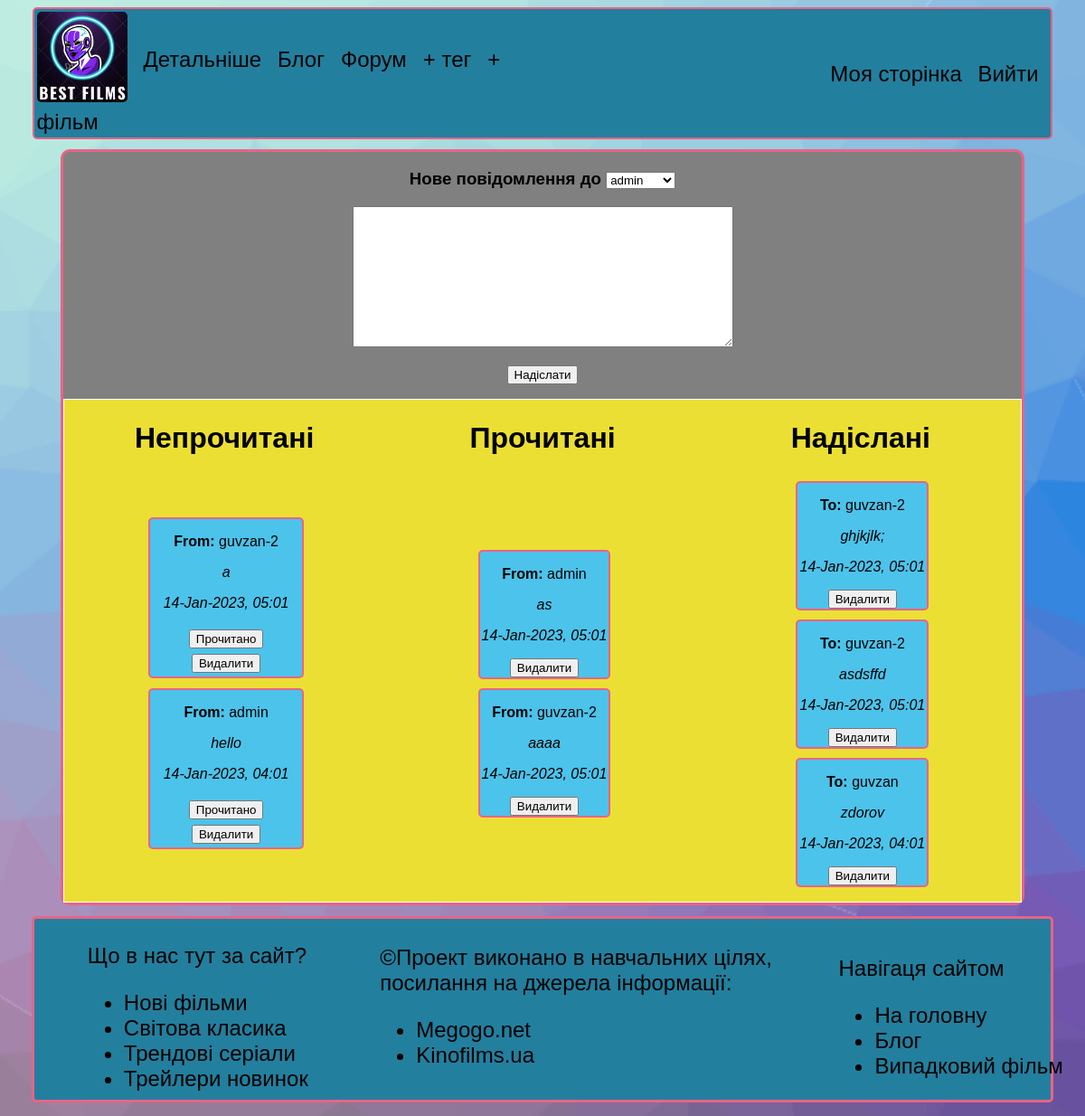
Page /users/account/messages/1/1/ (signed in) on the committed database.
### users/models.py (models this page shows, shortened)
class Message(models.Model):
    text = models.TextField()
    author = models.ForeignKey(CustomUser, verbose_name='Автор', related_name='author', on_delete=models.CASCADE, default=CustomUser.objects.get(id=1).id)
    receiver = models.ForeignKey(CustomUser, verbose_name='Отримувач', related_name='receiver', on_delete=models.CASCADE, default=CustomUser.objects.get(id=1).id)
    time = models.DateTimeField(auto_now_add=True, verbose_name='Час надсилання')

class CustomUser(AbstractUser):
    status = models.CharField(max_length=100, default='---', verbose_name='Статус')
    dob = models.DateField(blank=True, null=True, default='1999-12-31', verbose_name='Дата народження')
    about = models.TextField(blank=True, null=True, default='---', verbose_name='Про себе')
    image = models.ImageField(upload_to='images/avatars', blank=True, null=True, verbose_name='Аватар')
    post_list = models.JSONField(blank=True, null=True, default=default_post_list, verbose_name='Список постів')

### users/views.py (the view, shortened to what this page needs)
# urls.py: path('account/messages/<int:user_id>/<int:default_id>/', views.show_messages, name='show_messages'),
@login_required
def show_messages(request, user_id, default_id):
    accuser = get_object_or_404(CustomUser, id=user_id)
    inbox = get_object_or_404(Inbox, customuser=user_id)
    unseen_messages = []
    seen_messages = []
    sent_messages = []
    for id in inbox.messages['unseen']:
        exact_message = Message.objects.filter(id=id)
        if exact_message:
            unseen_messages.insert(0, exact_message)
    for id in inbox.messages['seen']:
        exact_message = Message.objects.filter(id=id)
        if exact_message:
            seen_messages.insert(0, exact_message)
    for id in inbox.messages['send']:
        exact_message = Message.objects.filter(id=id)
        if exact_message:
            sent_messages.insert(0, exact_message)
    if request.method == 'GET':
        form = MessageForm(user_id=user_id, receiver_id=default_id)
    context = {
        'accuser': accuser,
        'inbox': inbox,
        'unseen_messages': unseen_messages,
        'seen_messages': seen_messages,
        'sent_messages': sent_messages,
        'form': form
    }
    return render(request, 'users/messages.html', context)

### users/forms.py
class MessageForm(forms.ModelForm):
    def __init__(self, *args, **kwargs):
        user_id = kwargs.pop('user_id')
        receiver_id = kwargs.pop('receiver_id')
        super().__init__(*args, **kwargs)
        self.fields['author'].initial = CustomUser.objects.get(id=user_id)
        self.fields['receiver'].initial = CustomUser.objects.get(id=receiver_id)
    class Meta:
        model = Message
        fields = ["text", "author", "receiver"]
        widgets = {
            'author': forms.TextInput(attrs={'type': 'hidden'}),
            'text': forms.Textarea(attrs={'cols': 50, 'rows': 10}),
        }

### users/templates/users/messages.html (shortened to what this page needs)
{% extends 'films/base.html' %}
{% block content %}
    <div class="account-content">
        <div class="new-message">
            <form method="post">
                <h3>Нове повідомлення до {{ form.receiver }}</h3>
                <p>{{ form.text }}</p>
                <p><button id="send-message" name="submit">Надіслати</button></p>
            </form>
        </div>
        <table class="message-table">
            <tr align="center">
                <th class="table-header-3"><h1>Непрочитані</h1></th>
                <th class="table-header-3"><h1>Прочитані</h1></th>
                <th class="table-header-3"><h1>Надіслані</h1></th>
            </tr>
            <tr>
                <td>
                    <div class="some-messages">
                        <table class="just-to-see-borders">
                            <tr>
                                <td>
                                    <table>
                                        {% for query in unseen_messages %}
                                            {% for message in query %}
                                                <tr>
                                                    <div class="message-on-acc">
                                                        <p><b>From:</b> <a href="{% url 'users:account' message.author.id %}">{{ message.author.username }}</a></p>
                                                        <p><i>{{ message.text }}</i></p>
                                                        <p><i>{{ message.time|date:'d-M-Y, h:m' }}</i></p>
                                                        <form action="{% url 'users:mark_as_read' user.id message.id %}">
                                                            <button class="message-button">Прочитано</button>
                                                            <button class="message-button" formaction="{% url 'users:delete_message' user.id message.id %}">Видалити</button>
                                                        </form>
                                                    </div>
                                                </tr>
                                            {% endfor %}
                                        {% empty %}
                                            <tr>
                                                <div class="message-on-acc">
                                                    <p>Нічого ще немає</p>
                                                </div>
                                            </tr>
                                        {% endfor %}
                                    </table>
                                </td>
                            </tr>
                        </table>
                    </div>
                </td>
                <td>
                    <div class="some-message">
                        <table class="just-to-see-borders">
                            <tr>
                                <td>
                                    <table>
                                        {% for query in seen_messages %}
                                            {% for message in query %}
                                                <tr>
                                                    <div class="message-on-acc">
                                                        <p><b>From:</b> <a href="{% url 'users:account' message.author.id %}">{{ message.author.username }}</a></p>
                                                        <p><i>{{ message.text }}</i></p>
                                                        <p><i>{{ message.time|date:'d-M-Y, h:m' }}</i></p>
                                                        <form action="{% url 'users:delete_message' user.id message.id %}">
                                                            <button name="submit">Видалити</button>
                                                        </form>
                                                    </div>
                                                </tr>
                                            {% endfor %}
                                        {% empty %}
                                            <tr>
                                                <div class="message-on-acc">
                                                    <p>Нічого ще немає</p>
                                                </div>
                                            </tr>
                                        {% endfor %}
                                    </table>
                                </td>
                            </tr>
                        </table>
                    </div>
                </td>
                <td>
                    <div class="some-message">
                        <table class="just-to-see-borders">
                            <tr>
                                <td>
                                    <table>
                                        {% for query in sent_messages %}
                                            {% for message in query %}
                                                <tr>
                                                    <div class="message-on-acc">
                                                        <p><b>To:</b> <a href="{% url 'users:account' message.receiver.id %}">{{ message.receiver.username }}</a></p>
                                                        <p><i>{{ message.text }}</i></p>
                                                        <p><i>{{ message.time|date:'d-M-Y, h:m' }}</i></p>
                                                        <form action="{% url 'users:delete_message' user.id message.id %}">
                                                            <button name="submit">Видалити</button>
                                                        </form>
                                                    </div>
                                                </tr>
                                            {% endfor %}
                                        {% empty %}
                                            <tr>
                                                <div class="message-on-acc">
                                                    <p>Нічого ще немає</p>
                                                </div>
                                            </tr>
                                        {% endfor %}
                                    </table>
                                </td>
                            </tr>
                        </table>
                    </div>
                </td>
            </tr>
        </table>
    </div>
{% endblock content %}

### films/static/films/css/style.css (style rules this page uses)
html { overflow-x: hidden; }
a { color:black; text-decoration: none; }
.account-content { margin-left: 5%; margin-right: 5%; margin-top: 1%; margin-bottom: 1%; background: gray; font-family: 'Arial'; border-radius: 10px; border: 3px solid #EB6386; }
.message-table { width: 100%; border: white solid 1px; text-align: justify; background: #EBDF34; }
.new-message { text-align: center; width: 500px; margin-left: auto; margin-right: auto; resize: none; }
.message-on-acc { border: #EB6386 solid 2px; border-radius: 5px; margin-bottom: 7%; height: 100%; margin-top: 0%; background: #4CC3EB; width: 100%; }
.just-to-see-borders { text-align: center; margin-left: auto; margin-right: auto; background: #EBDF34; }
.message-button { margin: 2%; }
.some-messages { width: 100%; }
.table-header-3 { width: 33% }

### rows in the picture
Message: author.username "guvzan-2", text "a", time "14-Jan-2023, 05:01"
Message: author.username "admin", text "hello", time "14-Jan-2023, 04:01"
Message: author.username "admin", text "as", time "14-Jan-2023, 05:01"
Message: author.username "guvzan-2", text "aaaa", time "14-Jan-2023, 05:01"
Message: receiver.username "guvzan-2", text "ghjkjlk;", time "14-Jan-2023, 05:01"
Message: receiver.username "guvzan-2", text "asdsffd", time "14-Jan-2023, 05:01"
Message: receiver.username "guvzan", text "zdorov", time "14-Jan-2023, 04:01"
